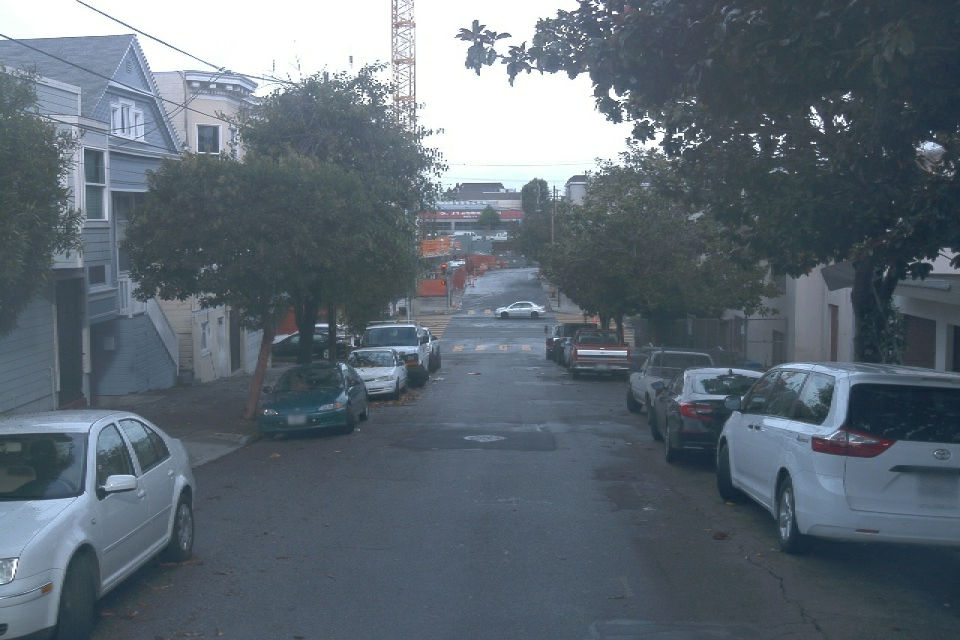
#> input picture Images/Traffic/segment-12208410199966712301_4480_000_4500_000_with_camera_labels_79.png, 1920 x 1280 px (shown at 1/2 size)
$ python augmentations.py
#> lines starting #> are read from the running program, lines starting #| are printed output that depends on the picture
"""
  Horizontal Flip and Resize of Images with bounding boxes
"""

import numpy as np
import matplotlib.pyplot as plt
from matplotlib.patches import Rectangle
from PIL import Image

import copy
import json

# [20 lines left out: function calculate_iou, not called in this run]


def hflip(img, bboxes):
    """
    horizontal flip of an image and annotations
    args:
    - img [PIL.Image]: original image
    - bboxes [list[list]]: list of bounding boxes
    return:
    - flipped_img [PIL.Image]: horizontally flipped image
    - flipped_bboxes [list[list]]: horizontally flipped bboxes
    """
    #flip image
    flipped_img = img.transpose(Image.FLIP_LEFT_RIGHT)
    w, h = img.size

    #flip bouding boxes
    bboxes = np.array(bboxes)
    flipped_bboxes = copy.copy(bboxes)
    flipped_bboxes[:, 1] = w - bboxes[:, 3]
    flipped_bboxes[:, 3] = w - bboxes[:, 1]

    return flipped_img, flipped_bboxes


def resize(img, boxes, size):
    """
    horizontal flip of an image and annotations
    args:
    - img [PIL.Image]: original image
    - boxes [list[list]]: list of bounding boxes
    - size [array]: 1x2 array [width, height]
    returns:
    - resized_img [PIL.Image]: resized image
    - resized_boxes [list[list]]: resized bboxes
    """

    # resize image
    resized_image = img.resize(size)
    w, h = img.size
    ratiow = size[0] / w
    ratioh = size[1] / h

    # resize bboxes
    boxes = np.array(boxes)
    resized_boxes = copy.copy(boxes)
    resized_boxes[:, [0, 2]] = resized_boxes[:, [0, 2]] * ratioh
    resized_boxes[:, [1, 3]] = resized_boxes[:, [1, 3]] * ratiow

    return resized_image, resized_boxes


# [41 lines left out: function random_crop, not called in this run]


def display_results(img, bboxes, aug_img, aug_bboxes):
    f, ax = plt.subplots(1, 2, figsize=(10, 10))
    ax[0].imshow(img)
    for bb in bboxes:
        y1, x1, y2, x2 = bb
        rec = Rectangle((x1, y1), x2 - x1, y2 - y1, facecolor='none', edgecolor='r')
        ax[0].add_patch(rec)

    ax[1].imshow(aug_img)
    for bb in aug_bboxes:
        y1, x1, y2, x2 = bb
        rec = Rectangle((x1, y1), x2 - x1, y2 - y1, facecolor='none', edgecolor='r')
        ax[1].add_patch(rec)
    plt.show()


if __name__ == '__main__':
    # fix seed to check results
    np.random.seed(48)

    # open annotations
    with open('../Images/traffic_ground_truth.json') as f:
#> (reads Images/traffic_ground_truth.json from the repository)
        ground_truth = json.load(f)

    # filter annotations and open image
    filename = 'segment-12208410199966712301_4480_000_4500_000_with_camera_labels_79.png'
    gt_boxes = [g['boxes'] for g in ground_truth if g['filename'] == filename][0]
    gt_classes = [g['classes'] for g in ground_truth if g['filename'] == filename][0]
    img = Image.open(f'../Images/Traffic/{filename}')
#> img is the input picture: PIL image 1920x1280 RGB; mean R, G, B 94.3, 105.8, 115.6

    # horizontal flip
    flipped_img, flipped_bboxes = hflip(img, gt_boxes)
#> in hflip, `flipped_img = img.transpose(Image.FLIP_LEFT_RIGHT)`:
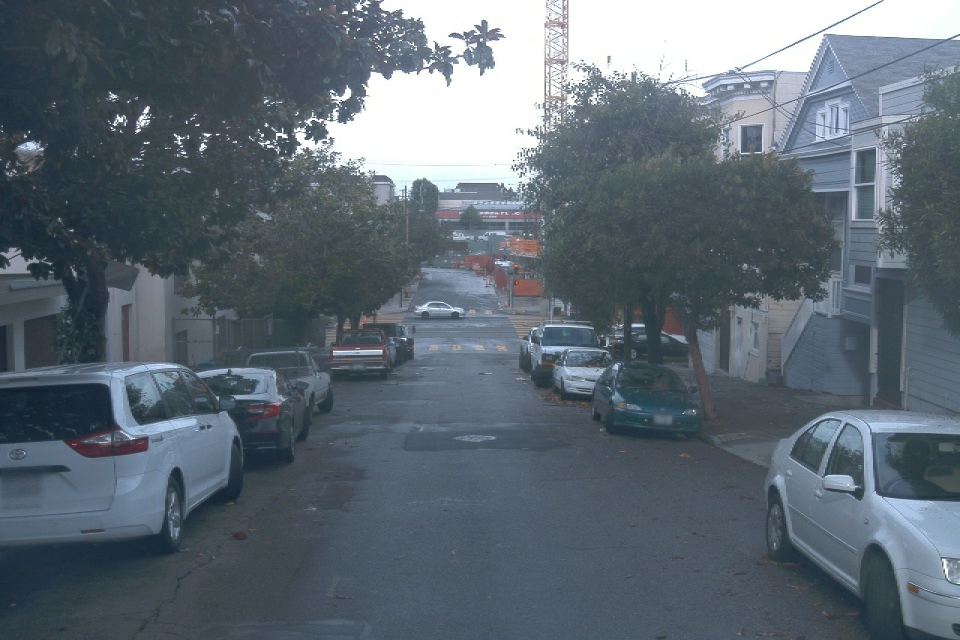
#> flipped_img: PIL image 1920x1280 RGB (shown at 1/2 size); mean R, G, B 94.3, 105.8, 115.6
#> flipped_bboxes = 18 rows, first 6: [810, 1527, 1280, 1920], [680, 434, 854, 672], [658, 659, 759, 791], [676, 772, 736, 802], [460, 953, 485, 1013], [643, 1194, 698, 1383]
    display_results(img, gt_boxes, flipped_img, flipped_bboxes)
#> the loop in display_results, `for bb in aug_bboxes:` made 18 passes
#> (y1, x1, y2, x2) on passes 1 to 12: (810, 1527, 1280, 1920), (680, 434, 854, 672), (658, 659, 759, 791), (676, 772, 736, 802), (460, 953, 485, 1013), (643, 1194, 698, 1383), (659, 1217, 720, 1379), (721, 1186, 876, 1404), (654, 1041, 747, 1078), (638, 1060, 774, 1214), (599, 827, 639, 931), (596, 1107, 636, 1162)
#> in display_results, `plt.show()`:
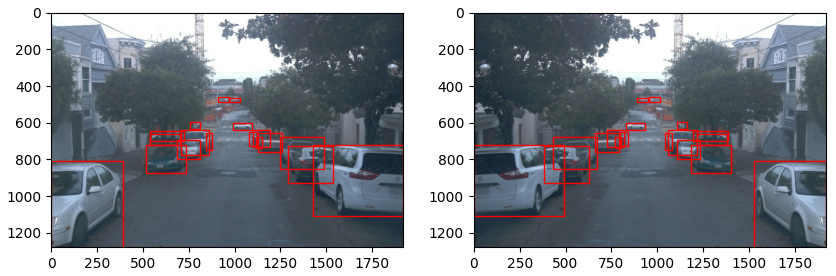
#> figure drawn by matplotlib, 2 panels

    # resize
    resized_image, resized_boxes = resize(img, gt_boxes, size=[640, 640])
#> in resize, `resized_image = img.resize(size)`:
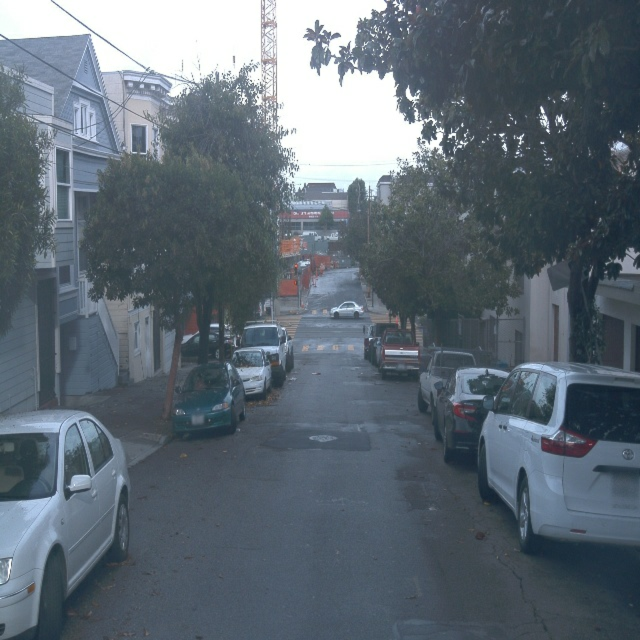
#> resized_image: PIL image 640x640 RGB; mean R, G, B 94.3, 105.8, 115.6
#> in resize, `ratiow = size[0] / w`: ratiow = 0.333
#> in resize, `ratioh = size[1] / h`: ratioh = 0.5
#> resized_boxes = 18 rows, first 6: [405, 0, 640, 131], [340, 416, 427, 495], [329, 376, 379, 420], [338, 372, 368, 382], [230, 302, 242, 322], [321, 179, 349, 242]
    display_results(img, gt_boxes, resized_image, resized_boxes)
#> the loop in display_results (call 2), `for bb in aug_bboxes:` made 18 passes
#> (y1, x1, y2, x2) on passes 1 to 12: (405, 0, 640, 131), (340, 416, 427, 495), (329, 376, 379, 420), (338, 372, 368, 382), (230, 302, 242, 322), (321, 179, 349, 242), (329, 180, 360, 234), (360, 172, 438, 244), (327, 280, 373, 293), (319, 235, 387, 286), (299, 329, 319, 364), (298, 252, 318, 271)
#> in display_results (call 2), `plt.show()`:
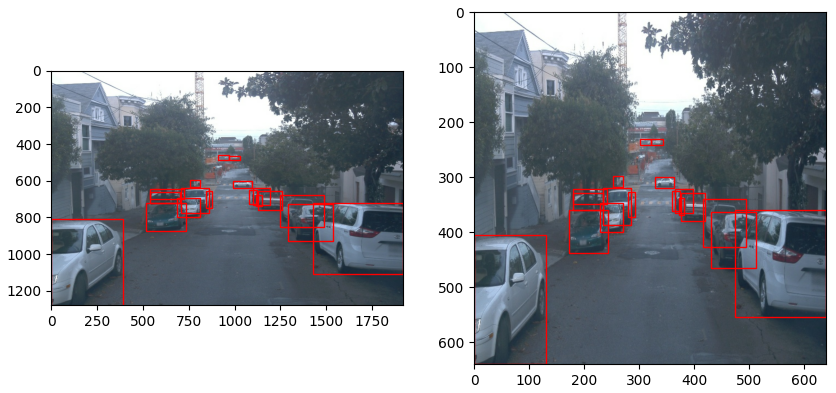
#> figure drawn by matplotlib, 2 panels
